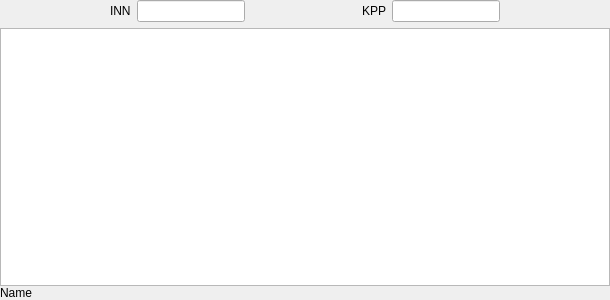
<?xml version="1.0" encoding="UTF-8"?>
<ui version="4.0">
 <class>PayerInOut</class>
 <widget class="QFrame" name="PayerInOut">
  <property name="geometry">
   <rect>
    <x>0</x>
    <y>0</y>
    <width>610</width>
    <height>300</height>
   </rect>
  </property>
  <property name="sizePolicy">
   <sizepolicy hsizetype="Preferred" vsizetype="Preferred">
    <horstretch>0</horstretch>
    <verstretch>0</verstretch>
   </sizepolicy>
  </property>
  <property name="windowTitle">
   <string>Frame</string>
  </property>
  <layout class="QVBoxLayout" name="verticalLayout">
   <property name="spacing">
    <number>6</number>
   </property>
   <property name="leftMargin">
    <number>0</number>
   </property>
   <property name="topMargin">
    <number>0</number>
   </property>
   <property name="rightMargin">
    <number>0</number>
   </property>
   <property name="bottomMargin">
    <number>0</number>
   </property>
   <item>
    <layout class="QHBoxLayout" name="m_LayoutInnKpp">
     <item>
      <spacer name="horizontalSpacer">
       <property name="orientation">
        <enum>Qt::Horizontal</enum>
       </property>
       <property name="sizeHint" stdset="0">
        <size>
         <width>40</width>
         <height>20</height>
        </size>
       </property>
      </spacer>
     </item>
     <item>
      <layout class="QHBoxLayout" name="m_LayoutInn">
       <property name="spacing">
        <number>6</number>
       </property>
       <item>
        <widget class="QLabel" name="m_labelInn">
         <property name="sizePolicy">
          <sizepolicy hsizetype="Minimum" vsizetype="Minimum">
           <horstretch>0</horstretch>
           <verstretch>0</verstretch>
          </sizepolicy>
         </property>
         <property name="text">
          <string>INN</string>
         </property>
        </widget>
       </item>
       <item>
        <widget class="QLineEdit" name="m_ValueInn">
         <property name="sizePolicy">
          <sizepolicy hsizetype="Expanding" vsizetype="Fixed">
           <horstretch>0</horstretch>
           <verstretch>0</verstretch>
          </sizepolicy>
         </property>
         <property name="text">
          <string/>
         </property>
        </widget>
       </item>
      </layout>
     </item>
     <item>
      <spacer name="horizontalSpacer_2">
       <property name="orientation">
        <enum>Qt::Horizontal</enum>
       </property>
       <property name="sizeHint" stdset="0">
        <size>
         <width>40</width>
         <height>20</height>
        </size>
       </property>
      </spacer>
     </item>
     <item>
      <layout class="QHBoxLayout" name="m_LayoutKpp">
       <property name="spacing">
        <number>6</number>
       </property>
       <item>
        <widget class="QLabel" name="m_LabelKpp">
         <property name="sizePolicy">
          <sizepolicy hsizetype="Minimum" vsizetype="Minimum">
           <horstretch>0</horstretch>
           <verstretch>0</verstretch>
          </sizepolicy>
         </property>
         <property name="text">
          <string>KPP</string>
         </property>
        </widget>
       </item>
       <item>
        <widget class="QLineEdit" name="m_ValueKpp"/>
       </item>
      </layout>
     </item>
     <item>
      <spacer name="horizontalSpacer_3">
       <property name="orientation">
        <enum>Qt::Horizontal</enum>
       </property>
       <property name="sizeHint" stdset="0">
        <size>
         <width>40</width>
         <height>20</height>
        </size>
       </property>
      </spacer>
     </item>
    </layout>
   </item>
   <item>
    <layout class="QVBoxLayout" name="m_LayoutName">
     <property name="spacing">
      <number>0</number>
     </property>
     <item>
      <widget class="QTextEdit" name="m_ValueName"/>
     </item>
     <item>
      <widget class="QLabel" name="m_LabelName">
       <property name="sizePolicy">
        <sizepolicy hsizetype="Maximum" vsizetype="Minimum">
         <horstretch>0</horstretch>
         <verstretch>0</verstretch>
        </sizepolicy>
       </property>
       <property name="text">
        <string>Name</string>
       </property>
      </widget>
     </item>
    </layout>
   </item>
  </layout>
 </widget>
 <resources/>
 <connections/>
</ui>
